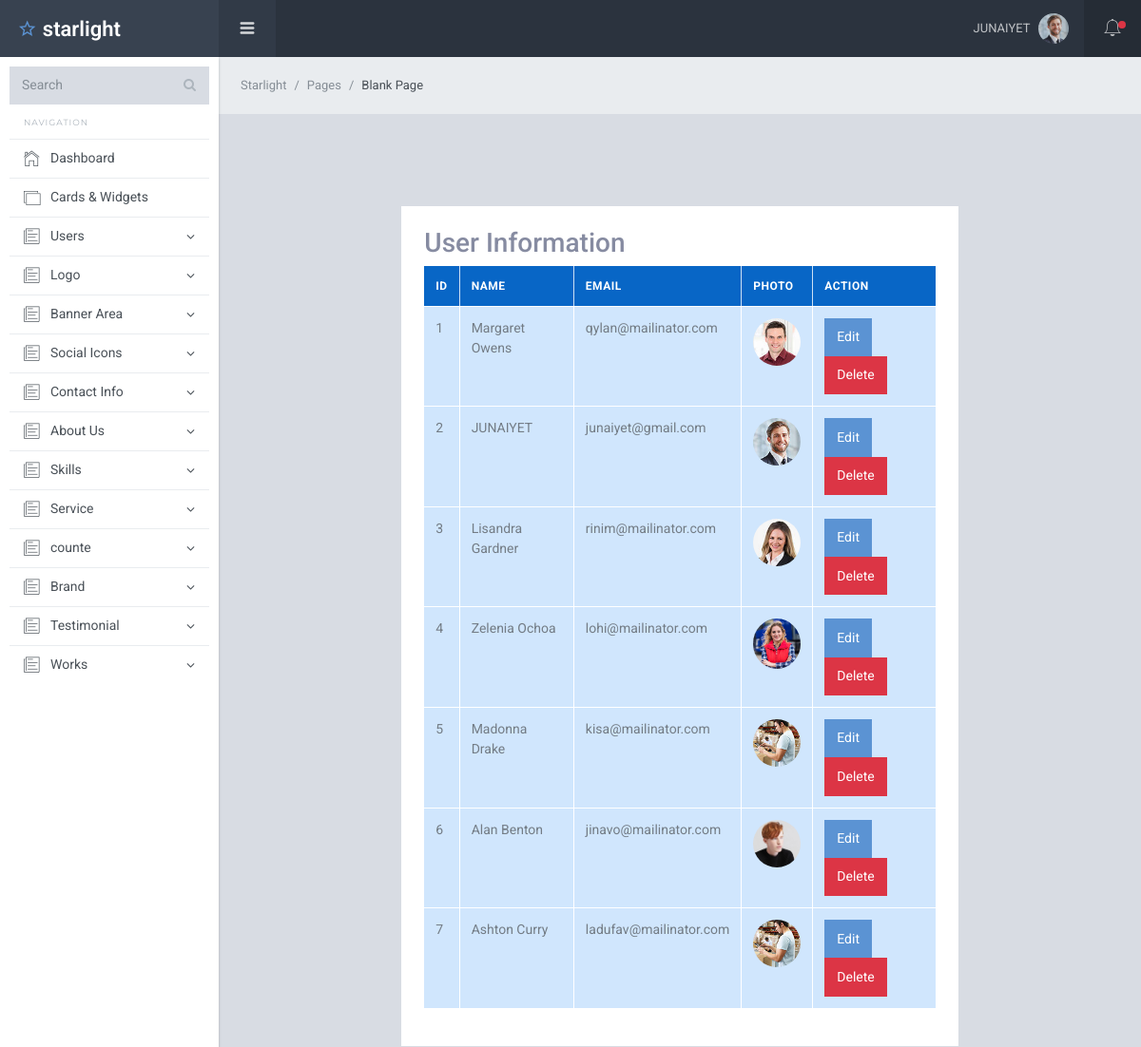
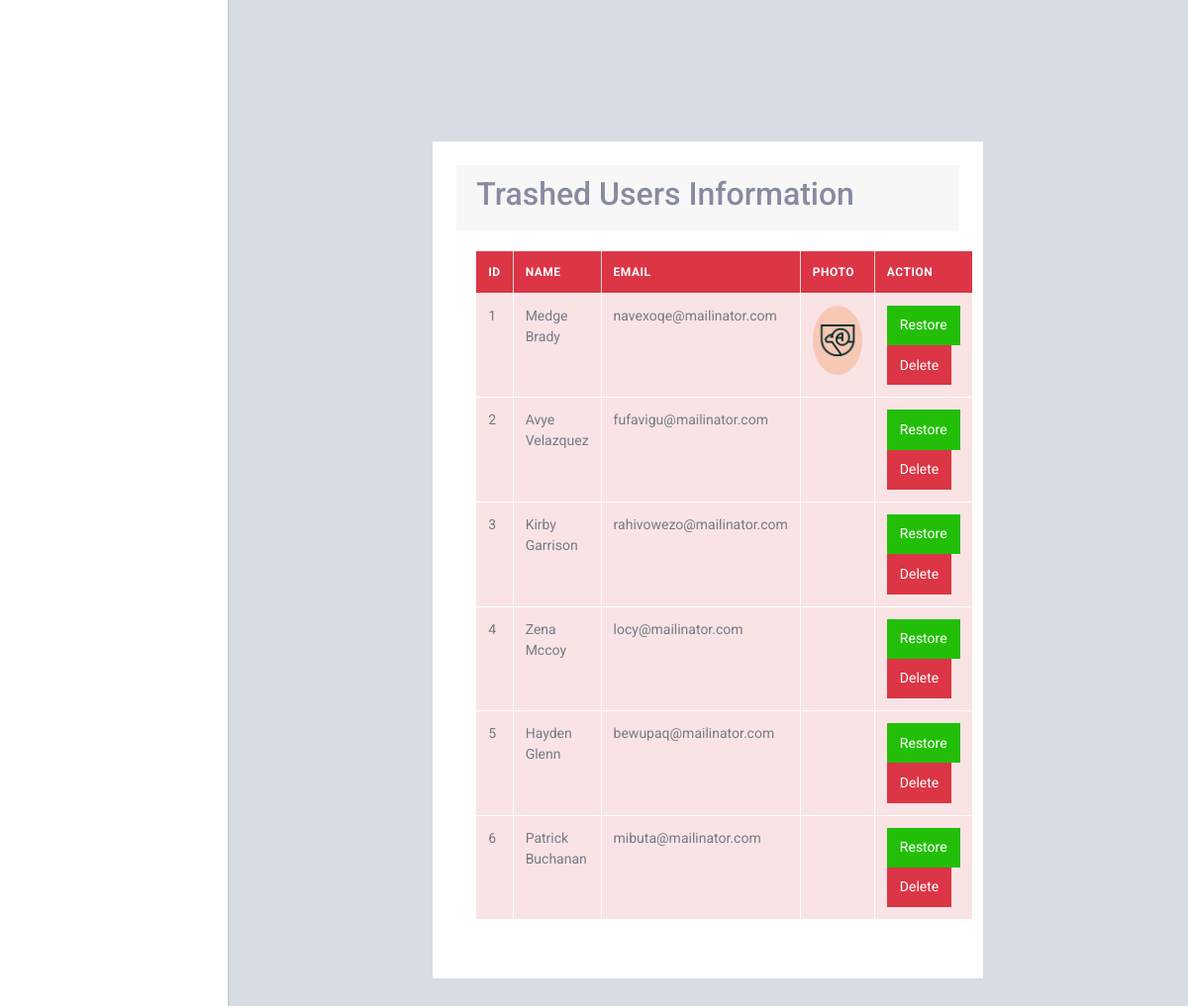
/users/view.php (signed in), run on the app's committed database (2 pictures, top to bottom).
### tables this page shows
CREATE TABLE `users` (
  `id` int(11) NOT NULL,
  `name` varchar(80) NOT NULL,
  `email` varchar(80) NOT NULL,
  `password` varchar(80) NOT NULL,
  `profile_photo` varchar(80) NOT NULL,
  `created_at` datetime NOT NULL,
  `status` int(11) NOT NULL DEFAULT 0,
  `role` int(11) DEFAULT NULL
);

### users/view.php (the view, shortened to what this page needs)
<?php
require '../db.php';
$select_user = "SELECT * FROM users WHERE status=0 ";
$select_user_result = mysqli_query($db_connection, $select_user);
$select_user_trused = "SELECT * FROM users WHERE status=1 ";
$select_user_trused_result = mysqli_query($db_connection, $select_user_trused);
?>
<?php require '../dashbord_parts/header.php'; ?>
<div class="sl-mainpanel">
    <nav class="breadcrumb sl-breadcrumb">
        <a class="breadcrumb-item" href="index.html">Starlight</a>
        <a class="breadcrumb-item" href="index.html">Pages</a>
        <span class="breadcrumb-item active">Blank Page</span>
    </nav>
    <div class="sl-pagebody">
    <?php if($after_assos_info['role'] != 4){?>
        <div class="row">
            <div class="col-lg-8 mx-auto mt-5 p-4">
                <div class="card p-4">
                    <h3>User Information</h3>
                    <table class=" table table-bordered table-primary">
                        <thead>
                        <tr>
                    <td>id</td>
                    <td>name</td>
                    <td>email</td>
                    <td>photo</td>
                    <?php if($after_assos_info['role'] == 1 || $after_assos_info['role'] == 2){?>
                    <td>action</td>
                    <?php }?>
                </tr>
            </thead>
                 <tbody>
                 <?php foreach ($select_user_result as $index => $users) { ?>
                            <tr>
                                <td><?= $index + 1 ?></td>
                                <td><?= $users['name'] ?></td>
                                <td><?= $users['email'] ?></td>
                                <td>
                                    <img width="50" style="border-radius: 50%;" src="../uplodeds/users/<?= $users['profile_photo'] ?>" alt="">
                                </td>
                                <?php if($after_assos_info['role'] == 1 || $after_assos_info['role'] == 2){?>
                                <td>
                                    <a href="edit.php?id=<?= $users['id'] ?>" type="button" class="btn btn-info "> Edit</a>
                                    <?php }?>
                                    <?php if($after_assos_info['role'] == 1){?>
                                        <button name="status.php?id=<?= $users['id'] ?>" class="btn btn-danger status">Delete</button>
                                    </td>
                                    <?php }?>
                            </tr>
                        <?php } ?>
                 </tbody>
                    </table>
                </div>
            </div>
            <div class="col-lg-8 mx-auto mt-5 p-4">
                <div class="container">
                    <div class="mt-5 ">
                        <div class="card p-4">
                            <div class="card-header">
                                <h2>Trashed Users Information</h2>
                            </div>
                            <div class="card-body">
                                <table class="table  table table-bordered table-danger">
                                 <thead>
                                 <tr>
                                        <td>id</td>
                                        <td>name</td>
                                        <td>email</td>
                                        <td>photo</td>
                                        <td>action</td>
                                    </tr>
                                 </thead>
                        <tbody>
                        <?php foreach ($select_user_trused_result as $index => $users) { ?>
                                        <tr>
                                            <td><?= $index + 1 ?></td>
                                            <td><?= $users['name'] ?></td>
                                            <td><?= $users['email'] ?></td>
                                            <td>
                                                <img width="50" style="border-radius: 50%;" src="../uplodeds/users/<?= $users['profile_photo'] ?>" alt="">
                                            </td>
                                            <td>
                                                <a href="status.php?id=<?= $users['id'] ?>" type="button" class="btn btn-success">
                                                    Restore</a>
                                                <button name="delete.php?id=<?= $users['id'] ?>" type="button" class="btn btn-danger delele">Delete </button>
                                            </td>
                                        </tr>
                                    <?php } ?>
                        </tbody>
                                </table>
                            </div>
                        </div>
                    </div>
                </div>
            </div>
        </div>
<?php } else{?>
  <div class="alert alert-warning p-3">
        <h3>gorib</h3>
  </div>
<?php }?>
    </div>
</div>
<?php require '../dashbord_parts/footer.php'; ?>

### dashbord_parts/header.php (shortened to what this page needs)
<?php
$id = $_SESSION['id'];
$select_profile = "SELECT * FROM users WHERE id=$id";
$select_profile_result = mysqli_query($db_connection,$select_profile) ;
$after_assos_info = mysqli_fetch_assoc($select_profile_result);
?>
<!DOCTYPE html>
<html lang="en">
<head>
    <link href="/protfolio/dashbord_assets/lib/font-awesome/css/font-awesome.css" rel="stylesheet">
    <link href="/protfolio/dashbord_assets/lib/Ionicons/css/ionicons.css" rel="stylesheet">
    <link href="/protfolio/dashbord_assets/lib/perfect-scrollbar/css/perfect-scrollbar.css" rel="stylesheet">
    <link rel="stylesheet" href="/protfolio/dashbord_assets/css/starlight.css">
</head>
<body>
    <div class="sl-logo"><a href=""><i class="icon ion-android-star-outline"></i> starlight</a></div>
    <div class="sl-sideleft">
        <div class="input-group input-group-search">
            <input type="search" name="search" class="form-control" placeholder="Search">
            <span class="input-group-btn">
                <button class="btn"><i class="fa fa-search"></i></button>
            </span>
        </div>
        <label class="sidebar-label">Navigation</label>
        <div class="sl-sideleft-menu">
            <a href="/protfolio/dashbord.php" class="sl-menu-link">
                <div class="sl-menu-item">
                    <i class="menu-item-icon icon ion-ios-home-outline tx-22"></i>
                    <span class="menu-item-label" >Dashboard</span>
                </div>
            </a>
            <a href="widgets.html" class="sl-menu-link">
                <div class="sl-menu-item">
                    <i class="menu-item-icon icon ion-ios-photos-outline tx-20"></i>
                    <span class="menu-item-label">Cards &amp; Widgets</span>
                </div>
            </a>
           <?php if($after_assos_info['role'] == 1){?>
            <a href="#" class="sl-menu-link">
                <div class="sl-menu-item">
                    <i class="menu-item-icon icon ion-ios-paper-outline tx-22"></i>
                    <span class="menu-item-label">Users</span>
                    <i class="menu-item-arrow fa fa-angle-down"></i>
                </div>
            </a>
            <?php }?>
            <a href="#" class="sl-menu-link">
                <div class="sl-menu-item">
                    <i class="menu-item-icon icon ion-ios-paper-outline tx-22"></i>
                    <span class="menu-item-label">Logo</span>
                    <i class="menu-item-arrow fa fa-angle-down"></i>
                </div>
            </a>
            <a href="#" class="sl-menu-link">
                <div class="sl-menu-item">
                    <i class="menu-item-icon icon ion-ios-paper-outline tx-22"></i>
                    <span class="menu-item-label">Banner Area</span>
                    <i class="menu-item-arrow fa fa-angle-down"></i>
                </div>
            </a>
            <a href="#" class="sl-menu-link">
                <div class="sl-menu-item">
                    <i class="menu-item-icon icon ion-ios-paper-outline tx-22"></i>
                    <span class="menu-item-label">Social Icons</span>
                    <i class="menu-item-arrow fa fa-angle-down"></i>
                </div>
            </a>
            <a href="#" class="sl-menu-link">
                <div class="sl-menu-item">
                    <i class="menu-item-icon icon ion-ios-paper-outline tx-22"></i>
                    <span class="menu-item-label">Contact Info</span>
                    <i class="menu-item-arrow fa fa-angle-down"></i>
                </div>
            </a>
            <a href="#" class="sl-menu-link">
                <div class="sl-menu-item">
                    <i class="menu-item-icon icon ion-ios-paper-outline tx-22"></i>
                    <span class="menu-item-label">About Us</span>
                    <i class="menu-item-arrow fa fa-angle-down"></i>
                </div>
            </a>
            <a href="#" class="sl-menu-link">
                <div class="sl-menu-item">
                    <i class="menu-item-icon icon ion-ios-paper-outline tx-22"></i>
                    <span class="menu-item-label">Skills</span>
                    <i class="menu-item-arrow fa fa-angle-down"></i>
                </div>
            </a>
            <a href="#" class="sl-menu-link">
                <div class="sl-menu-item">
                    <i class="menu-item-icon icon ion-ios-paper-outline tx-22"></i>
                    <span class="menu-item-label">Service</span>
                    <i class="menu-item-arrow fa fa-angle-down"></i>
                </div>
            </a>
            <a href="#" class="sl-menu-link">
                <div class="sl-menu-item">
                    <i class="menu-item-icon icon ion-ios-paper-outline tx-22"></i>
                    <span class="menu-item-label">counte</span>
                    <i class="menu-item-arrow fa fa-angle-down"></i>
                </div>
            </a>
            <a href="#" class="sl-menu-link">
                <div class="sl-menu-item">
                    <i class="menu-item-icon icon ion-ios-paper-outline tx-22"></i>
                    <span class="menu-item-label">Brand</span>
                    <i class="menu-item-arrow fa fa-angle-down"></i>
                </div>
            </a>
            <a href="#" class="sl-menu-link">
                <div class="sl-menu-item">
                    <i class="menu-item-icon icon ion-ios-paper-outline tx-22"></i>
                    <span class="menu-item-label">Testimonial</span>
                    <i class="menu-item-arrow fa fa-angle-down"></i>
                </div>
            </a>
            <a href="#" class="sl-menu-link">
                <div class="sl-menu-item">
                    <i class="menu-item-icon icon ion-ios-paper-outline tx-22"></i>
                    <span class="menu-item-label">Works</span>
                    <i class="menu-item-arrow fa fa-angle-down"></i>
                </div>
            </a>
        </div>
        <br>
    </div>
    <div class="sl-header">
        <div class="sl-header-left">
            <div class="navicon-left hidden-md-down"><a id="btnLeftMenu" href=""><i class="icon ion-navicon-round"></i></a></div>
        </div>
        <div class="sl-header-right">
            <nav class="nav">
                <div class="dropdown">
                    <a href="" class="nav-link nav-link-profile" data-toggle="dropdown">
                        <span class="logged-name"><?= $after_assos_info['name'] ;?></span></span>
                        <img src="/protfolio/uplodeds/users/<?= $after_assos_info['profile_photo']?>" class="wd-32 rounded-circle" alt="">
                    </a>
                </div>
            </nav>
            <div class="navicon-right">
                <a id="btnRightMenu" href="" class="pos-relative">
                    <i class="icon ion-ios-bell-outline"></i>
                    <span class="square-8 bg-danger"></span>
                </a>
            </div>
        </div>
    </div>

### data on the page
users: name "JUNAIYET", profile_photo (picture), email "junaiyet@gmail.com"
users: name "Margaret Owens", email "qylan@mailinator.com", profile_photo (picture)
users: name "Lisandra Gardner", email "rinim@mailinator.com", profile_photo (picture)
users: name "Zelenia Ochoa", email "lohi@mailinator.com", profile_photo (picture)
users: name "Madonna Drake", email "kisa@mailinator.com", profile_photo (picture)
users: name "Alan Benton", email "jinavo@mailinator.com", profile_photo (picture)
users: name "Ashton Curry", email "ladufav@mailinator.com", profile_photo (picture)
users: name "Medge Brady", email "navexoqe@mailinator.com", profile_photo (picture)
users: name "Avye Velazquez", email "fufavigu@mailinator.com"
users: name "Kirby Garrison", email "rahivowezo@mailinator.com"
users: name "Zena Mccoy", email "locy@mailinator.com"
users: name "Hayden Glenn", email "bewupaq@mailinator.com"
users: name "Patrick Buchanan", email "mibuta@mailinator.com"
